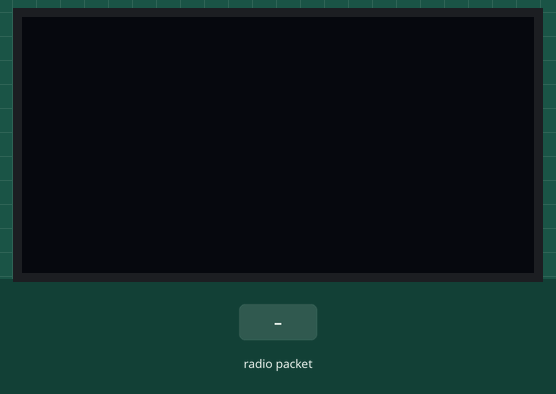
This sketch was run on a simulated Arduino Uno, built with avr-gcc and run on an emulated ATmega328P. On the bench: 128×64 one-colour display. Inputs (shaded band) come from the test bench. The display library's start-up logo is not drawn; no radio packets arrive unless stated; what the sketch prints to the serial monitor is not drawn.

Above: at 3.2 s.
3.3 s: radio packet "1" arrives
At 4.5 s:
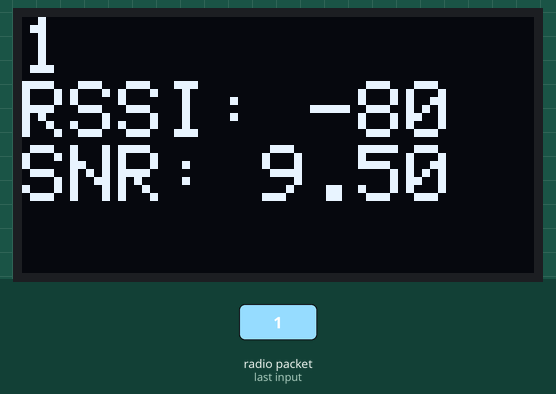
4.8 s: radio packet "0" arrives
At 5.9 s:
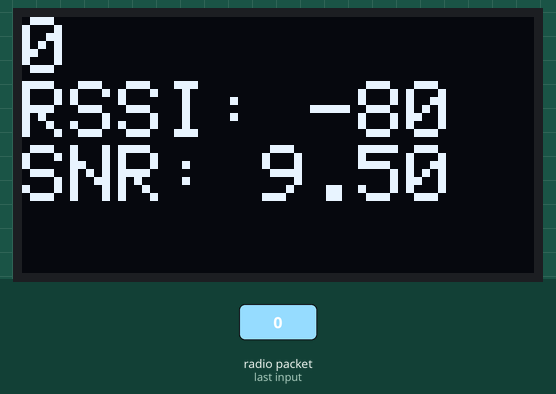
6.3 s: radio packet "2" arrives
At 7.0 s:
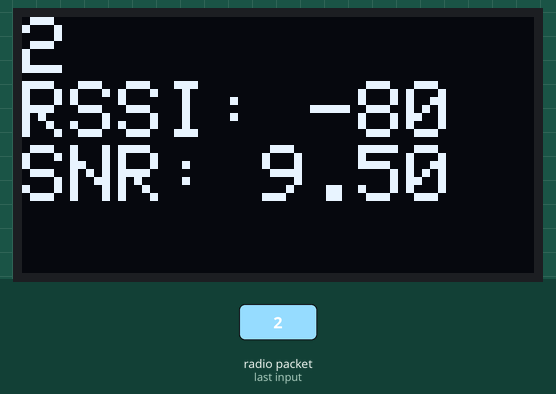
Timing chart, 0 to 9.3 s (numbered marks = the images above; inputs shaded):
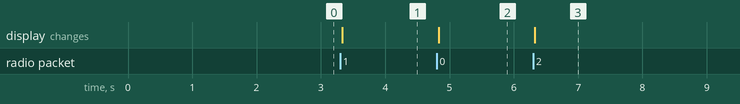

Measured:
- after the input at 3.3 s, the display: changes at once (image 1)
- after the input at 4.8 s, the display: changes at once (image 2)
- after the input at 6.3 s, the display: changes at once (image 3)

The sketch:

range_client.ino
```cpp
#include <SPI.h>
#include <LoRa.h>
#include <Wire.h>
#include <Adafruit_GFX.h>
#include <Adafruit_SSD1306.h>
#define SCREEN_WIDTH 128
#define SCREEN_HEIGHT 64
#define OLED_RESET     -1
Adafruit_SSD1306 display(SCREEN_WIDTH, SCREEN_HEIGHT, &Wire, OLED_RESET);
void setup() {
  Serial.begin(115200);
  if (!display.begin(SSD1306_SWITCHCAPVCC, 0x3C)) { // Address 0x3D for 128x64
    Serial.println(F("SSD1306 allocation failed"));
    for (;;);
  }
  Serial.println("LoRa Receiver");
  if (!LoRa.begin(868E6)) {
    Serial.println("Starting LoRa failed!");
    while (1);
  }
  LoRa.setSpreadingFactor(12);
  LoRa.setSignalBandwidth(41.7E3);
  display.display();
  delay(2000);
  display.clearDisplay();
  display.setTextSize(2);
  display.setTextColor(WHITE);
  display.setCursor(0, 0);
}
void loop() {
  String incoming;
  int packetSize = LoRa.parsePacket();
  if (packetSize) {
    Serial.print("Received packet '");
    while (LoRa.available()) {
      incoming += (char)LoRa.read();
    }
    Serial.print("' with RSSI ");
    Serial.println(LoRa.packetRssi());
    display.setCursor(0, 0);
    display.println(incoming);
    display.print("RSSI: ");
    display.println(LoRa.packetRssi());
    display.print("SNR: ");
    display.print(LoRa.packetSnr());
    display.display();
    delay(500);
    display.clearDisplay();
  }
}
```
